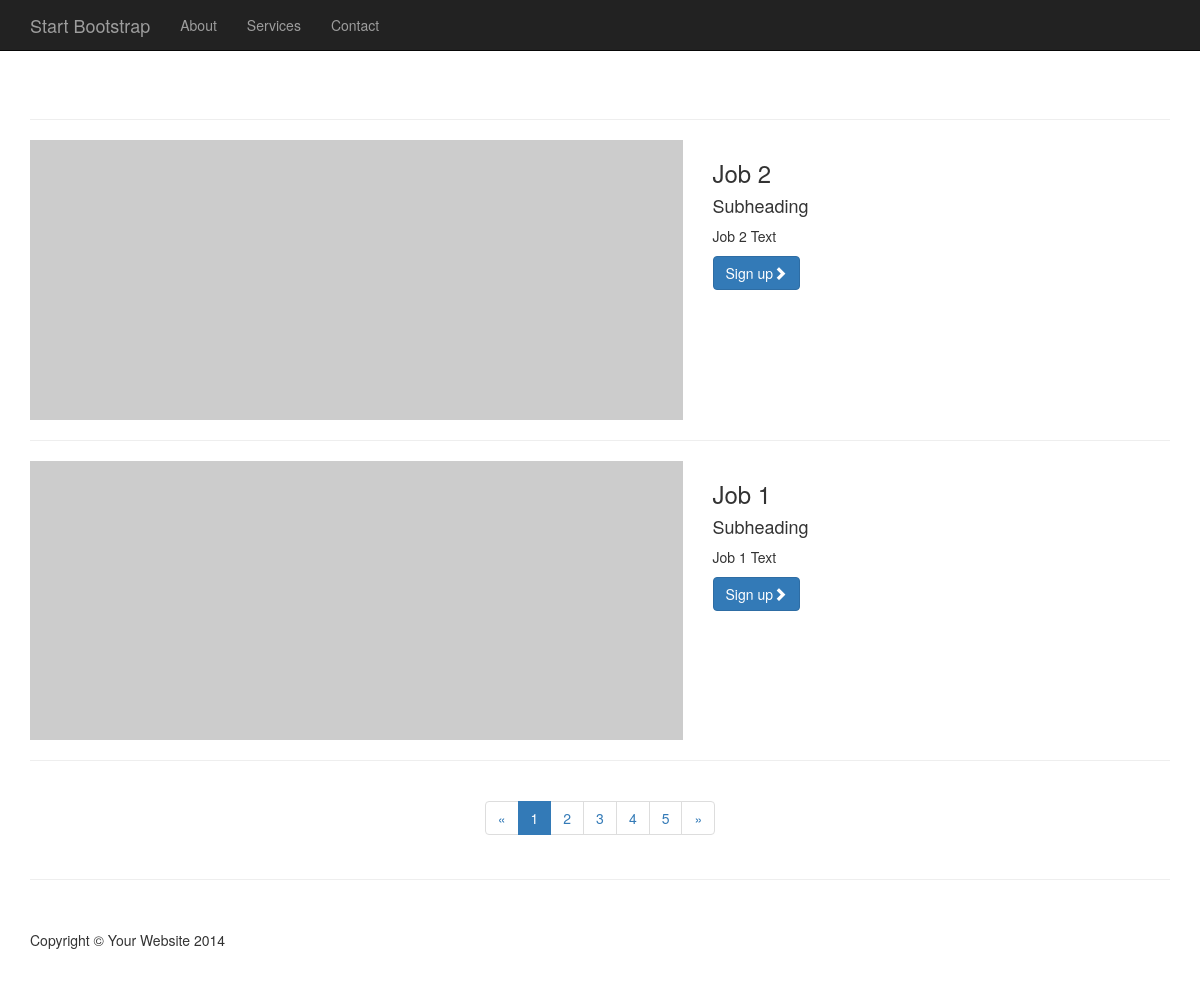
Before: /index/ with the older database file.
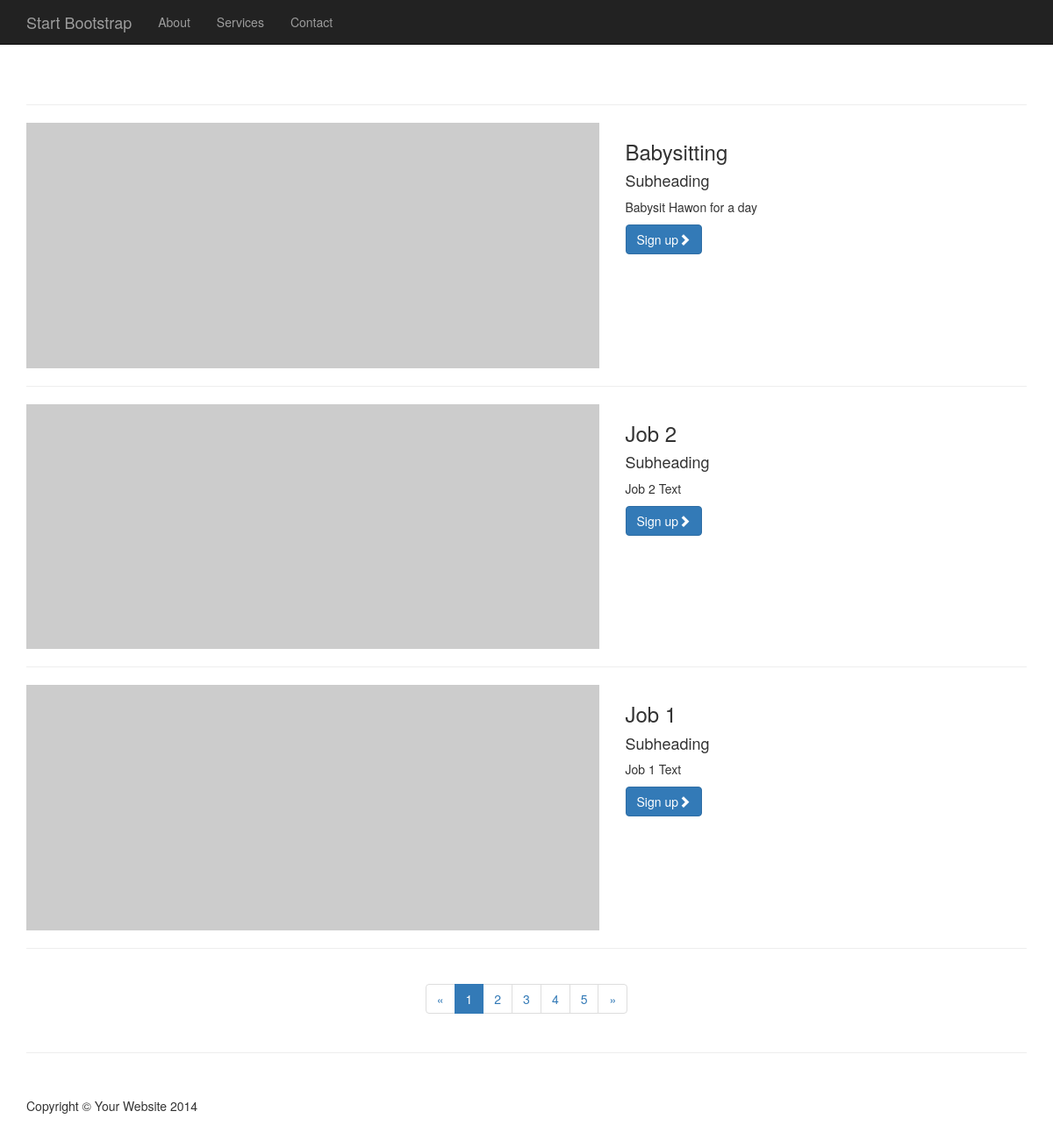
After: the same page with the newer database file.
### mande/models.py (models this page shows, shortened)
class Job(models.Model):
    job_id = models.AutoField(primary_key=True)
    job_title = models.CharField(max_length=200)
    job_text = models.CharField(max_length=200)
    pub_date = models.DateTimeField('date published')

### mande/views.py (the view)
# urls.py: url(r'^index/$', views.IndexView.as_view(), name='index'),
class IndexView(generic.ListView):
    template_name = 'mande/index.html'
    context_object_name = 'latest_job_list'
    def get_queryset(self):
        return Job.objects.order_by('-pub_date')[:5]

### mande/templates/mande/index.html
{% extends "base.html" %}
{% block content %}
{% if latest_job_list %}
    {% for job in latest_job_list %}
        <div class="row">
            <div class="col-md-7">
                <a href="{% url 'mande:detail' job.job_id %}">
                    <img class="img-responsive" src="http://placehold.it/700x300" alt="">
                </a>
            </div>
            <div class="col-md-5">
                <h3>{{job.job_title}}</h3>
                <h4>Subheading</h4>
                <p>{{job.job_text}}</p>
                <a class="btn btn-primary" href="{% url 'mande:detail' job.job_id %}">Sign up<span class="glyphicon glyphicon-chevron-right"></span></a>
            </div>
        </div>
        <hr>
    {% endfor %}
{% else %}
    <p>No jobs are available.</p>
{% endif %}
        <div class="row text-center">
            <div class="col-lg-12">
                <ul class="pagination">
                    <li>
                        <a href="#">&laquo;</a>
                    </li>
                    <li class="active">
                        <a href="#">1</a>
                    </li>
                    <li>
                        <a href="#">2</a>
                    </li>
                    <li>
                        <a href="#">3</a>
                    </li>
                    <li>
                        <a href="#">4</a>
                    </li>
                    <li>
                        <a href="#">5</a>
                    </li>
                    <li>
                        <a href="#">&raquo;</a>
                    </li>
                </ul>
            </div>
        </div>
        <hr>
{% endblock %}

### mande/templates/base.html (shortened to what this page needs)
<!DOCTYPE html>
<html lang="en">
<head>
    <link href="/static/mande/css/bootstrap.min.css" rel="stylesheet">
    <link href="/static/mande/css/1-col-portfolio.css" rel="stylesheet">
</head>
<body>
    <nav class="navbar navbar-inverse navbar-fixed-top" role="navigation">
        <div class="container">
            <div class="navbar-header">
                <a class="navbar-brand" href="#">Start Bootstrap</a>
            </div>
            <div class="collapse navbar-collapse" id="bs-example-navbar-collapse-1">
                <ul class="nav navbar-nav">
                    <li>
                        <a href="#">About</a>
                    </li>
                    <li>
                        <a href="/index">Services</a>
                    </li>
                    <li>
                        <a href="#">Contact</a>
                    </li>
                </ul>
            </div>
        </div>
    </nav>
    <div class="container">
        <div class="row">
            <div class="col-lg-12">
                <h1 class="page-header">{% block title %}{% endblock %}</h1>
            </div>
        </div>
        {% block content %}{% endblock %}
        <footer>
            <div class="row">
                <div class="col-lg-12">
                    <p>Copyright &copy; Your Website 2014</p>
                </div>
            </div>
        </footer>
    </div>
</body>
</html>

### mande/static/mande/css/1-col-portfolio.css (style rules this page uses)
body { padding-top: 70px; }
footer { margin: 50px 0; }

Changed rows visible on the page:
added Job: job_title "Babysitting", job_text "Babysit Hawon for a day"
